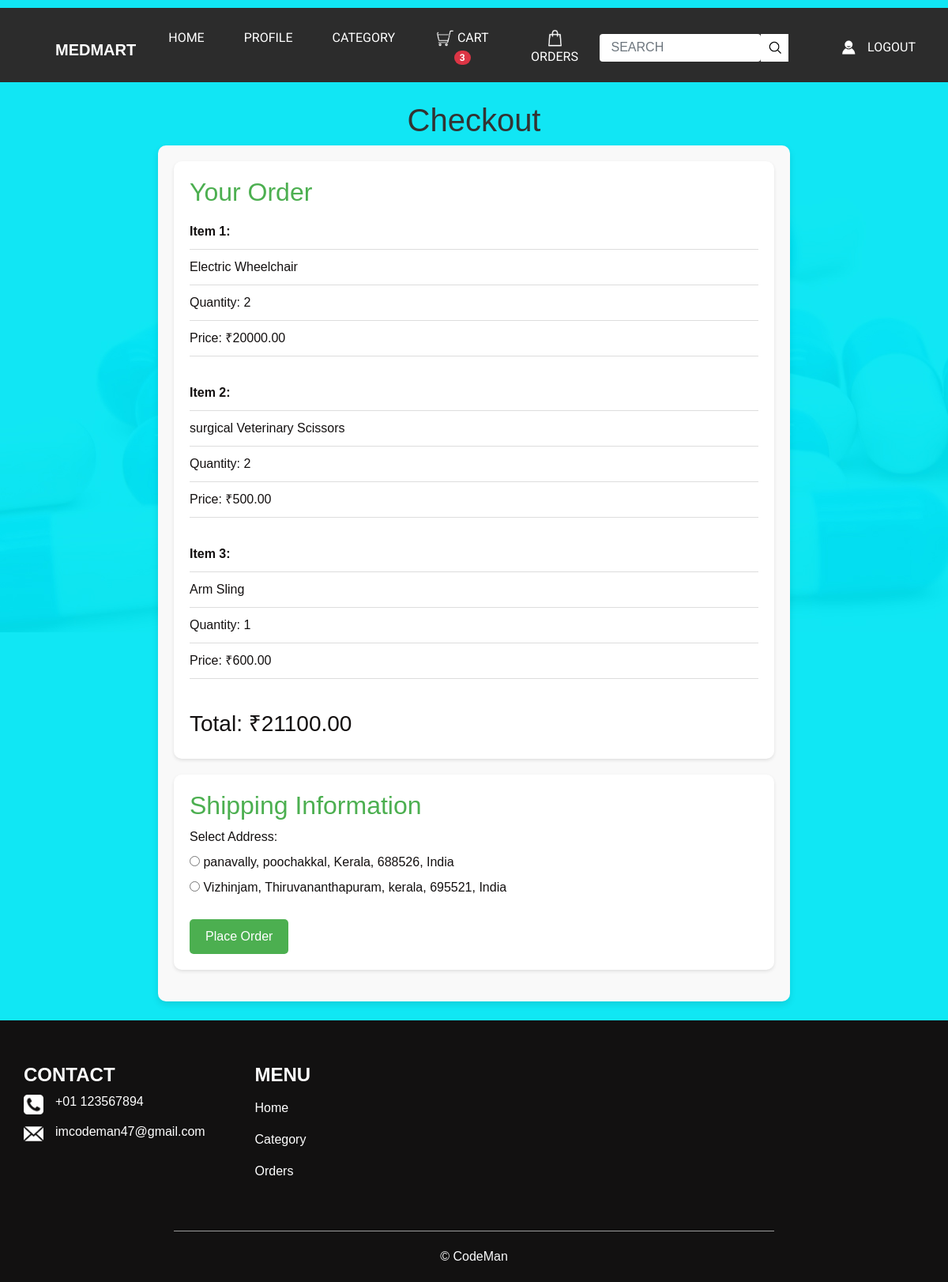
Page /checkout (signed in) on the committed database.
### store/models.py (models this page shows, shortened)
class CartItem(models.Model):
    user = models.ForeignKey(User, on_delete=models.CASCADE,null=True)
    product = models.ForeignKey(Product, on_delete=models.CASCADE,null=True)
    quantity = models.PositiveIntegerField(default=1,null=True)
    def total_price(self):
        return self.product.price * self.quantity

class Product(models.Model):
    category = models.ForeignKey(Category, on_delete=models.CASCADE, related_name='products', null=True)
    name = models.CharField(max_length=255, null=True)
    description = models.TextField(null=True)
    price = models.DecimalField(max_digits=10, decimal_places=2, null=True)
    image = models.ImageField(upload_to='images/', blank=True, null=True)
    created_at = models.DateTimeField(auto_now_add=True, null=True)
    updated_at = models.DateTimeField(auto_now=True,null=True)

### store/views.py (the view)
# urls.py: path('checkout',store.views.checkout, name='checkout'),
def checkout(request):
    cart_items = CartItem.objects.filter(user=request.user)
    total_price = sum(item.total_price() for item in cart_items)
    if request.method == 'POST':
        form = CheckoutForm(request.POST, user=request.user)  # Pass user to form
        if form.is_valid():
            selected_address = form.cleaned_data['address']
            order = Order.objects.create(
                user=request.user,
                address=selected_address,
                total_price=total_price,
            )
            for cart_item in cart_items:
                OrderItem.objects.create(
                    order=order,
                    product=cart_item.product,
                    quantity=cart_item.quantity,
                    total_price=cart_item.total_price(),
                )
            cart_items.delete()
            subject = 'Your Order Invoice - MEDMART'
            html_content = render_to_string('extt/order_invoice.html', {
                'user': request.user,
                'order': order,
                'cart_items': CartItem.objects.filter(user=request.user),  # Re-fetch cart items after clearing the cart
                'total_price': total_price,
            })
            recipient_email = request.user.email
            email = EmailMessage(
                subject=subject,
                body=html_content,
                from_email=settings.DEFAULT_FROM_EMAIL,
                to=[recipient_email],
            )
            email.content_subtype = 'html'  # Specify that the email content is HTML
            email.send(fail_silently=False)
            return redirect('order_success')
    else:
        form = CheckoutForm(user=request.user)
    return render(request, 'extt/checkout.html', {
        'cart_items': cart_items,
        'total_price': total_price,
        'form': form,
    })

### store/forms.py
class CheckoutForm(forms.Form):
    address = forms.ModelChoiceField(
        queryset=Address.objects.none(),
        required=True,
        label="Select Address",
        widget=forms.RadioSelect,
    )
    def __init__(self, *args, **kwargs):
        user = kwargs.pop('user', None)
        super().__init__(*args, **kwargs)
        if user:
            self.fields['address'].queryset = Address.objects.filter(user=user)

### store/context_processors.py (called while the page is built)
def cart_item_count(request):
    if request.user.is_authenticated:
        cart_items_count = CartItem.objects.filter(user=request.user).count()
    else:
        cart_items_count = 0
    return {'cart_items_count': cart_items_count}

### store/models.py (called while the page is built)
    def __str__(self):
        return f"{self.address_line}, {self.city}, {self.state}, {self.postal_code}, {self.country}"

### templates/extt/checkout.html (shortened to what this page needs)
{% load static %}
<!DOCTYPE html>
<html>
<head>
  <link rel="stylesheet" type="text/css"
    href="https://cdnjs.cloudflare.com/ajax/libs/OwlCarousel2/2.1.3/assets/owl.carousel.min.css" />
  <link rel="stylesheet" href="https://cdnjs.cloudflare.com/ajax/libs/font-awesome/4.7.0/css/font-awesome.min.css">
  <link rel="stylesheet" type="text/css" href="{% static 'extt/css/bootstrap.css' %}" />
  <link href="{% static 'extt/css/style.css' %}" rel="stylesheet" />
  <link href="{% static 'extt/css/responsive.css' %}" rel="stylesheet" />
  <link rel="stylesheet" href="{% static 'extt/css/checkout.css' %}">
</head>
<body>
  <div class="hero_area">
    <header class="header_section">
      <div class="container">
        <div class="top_contact-container">
        </div>
      </div>
      <div class="container-fluid">
        <nav class="navbar navbar-expand-lg custom_nav-container pt-3">
          <a class="navbar-brand" href="{% url 'user_home' %}">
            <span>
              MEDMART
            </span>
          </a>
          <div class="collapse navbar-collapse" id="navbarSupportedContent">
            <div class="d-flex  flex-column flex-lg-row align-items-center w-100 justify-content-between">
              <ul class="navbar-nav  ">
                <li class="nav-item active">
                  <a class="nav-link" href="{% url 'user_home' %}"> Home <span class="sr-only">(current)</span></a>
                </li>
                <li class="nav-item">
                  <a class="nav-link" href="{% url 'user_profile' username=request.user.username %}">Profile </a>
                </li>
                <li class="nav-item">
                  <a class="nav-link" href="{% url 'user_category' %}"> category</a>
                </li>
                <li class="nav-item">
                  <a class="nav-link" href="{% url 'cart' %}">
                      <img src="{% static 'extt/images/cart.png' %}" alt="Cart" style="width: 23px; height: auto;">
                      Cart
                      {% if cart_items_count > 0 %}
                          <span class="badge badge-pill badge-danger">{{ cart_items_count }}</span>
                      {% endif %}
                  </a>
              </li>
                <li class="nav-item">
                  <a class="nav-link" href="{% url 'order_history' %}"><img src="{% static 'extt/images/orders.png' %}" alt="Logo" style="width: 23px; height: auto;">Orders</a>
              </li>
              </ul>
              <form class="form-inline" method="GET" action="{% url 'search' %}">
                <input type="search" name="query" id="search-input" placeholder="Search" class="form-control">
                <button class="btn my-2 my-sm-0 nav_search-btn" type="submit"></button>
            </form>
            <div class="login_btn-contanier ml-0 ml-lg-5">
                <a class="nav-link" href="{% url 'logout' %}">
                  <img src="{% static 'extt/images/user.png' %}" alt="">
                  <span>
                    Logout
                  </span>
                </a>
              </div>
            </div>
          </div>
        </nav>
      </div>
    </header><br>
    <h1><center>Checkout</center></h1>
    <section class="checkout">
        <div class="order-summary">
            <h2>Your Order</h2>
            <ul class="order-items">
                {% for item in cart_items %}
                    <li><b>Item {{ forloop.counter }}:</b></li>
                    <li>{{ item.product.name }}</li>
                    <li>Quantity: {{ item.quantity }}</li>
                    <li>Price: ₹{{ item.total_price }}</li><br>
                {% endfor %}
            </ul>
            <h3>Total: ₹{{ total_price }}</h3>
        </div>
        <div class="shipping-info">
            <h2>Shipping Information</h2>
            {% if form.address.field.choices|length > 0 %}
                <form method="POST">
                    <label for="id_address">Select Address:</label>
                    {{ form.address }}
                    <button type="submit" class="checkout-btn">Place Order</button>
                </form>
            {% else %}
                <p>No saved addresses found. Please add an address to proceed with your order.</p>
                <p><strong> Add New Addres </strong><a href="{% url 'add_new_address' %}" class=""><img src="{% static 'extt/images/add.png' %}" alt="" style="width: 30px; height: auto;"></a></p><br>
            {% endif %}
        </div>
    </section>
    <br>
  <section class="info_section layout_padding2">
    <div class="container">
      <div class="row">
        <div class="col-md-3">
          <div class="info_contact">
            <h4>
              Contact
            </h4>
            <div class="box">
              <div class="img-box">
                <img src="{% static 'extt/images/telephone-symbol-button.png' %}" alt="">
              </div>
              <div class="detail-box">
                <h6>
                  +01 123567894
                </h6>
              </div>
            </div>
            <div class="box">
              <div class="img-box">
                <img src="{% static 'extt/images/email.png' %}" alt="">
              </div>
              <div class="detail-box">
                <h6>
                  imcodeman47@gmail.com
                </h6>
              </div>
            </div>
          </div>
        </div>
        <div class="col-md-3">
          <div class="info_menu">
            <h4>
              Menu
            </h4>
            <ul class="navbar-nav  ">
              <li class="nav-item active">
                <a class="nav-link" href="{% url 'user_home' %}">Home <span class="sr-only">(current)</span></a>
              </li>
              <li class="nav-item">
                <a class="nav-link" href="{% url 'user_category' %}"> Category</a>
              </li>
              <li class="nav-item">
                <a class="nav-link" href="{% url 'order_history' %}"> Orders</a>
              </li>
            </ul>
          </div>
        </div>
      </div>
    </div>
  </section>
  <section class="container-fluid footer_section">
    <p>
      &copy; CodeMan
    </p>
  </section>
</body>
</html>

### static/extt/css/style.css (style rules this page uses)
body { font-family: "Poppins", sans-serif; color: #000000; background-color: #ffffff; }
.layout_padding2 { padding: 55px 0; }
.hero_area { height: 100vh; background-image: url(../images/hero-bg.jpg); }
.header_section .top_contact-container { display: -webkit-box; display: -ms-flexbox; display: flex; -webkit-box-pack: justify; -ms-flex-pack: justify; justify-content: space-between; padding: 5px 0; font-family: 'Roboto', sans-serif; }
.header_section .container-fluid { background-color: #2c2c2c; }
.header_section .container-fluid { padding-right: 25px; padding-left: 25px; }
.custom_nav-container.navbar-expand-lg .navbar-nav .nav-link { padding: 10px 25px; color: #ffffff; text-align: center; text-transform: uppercase; font-family: 'Roboto', sans-serif; }
a, a:hover, a:focus { text-decoration: none; }
.btn, .btn:focus { outline: none !important; -webkit-box-shadow: none; box-shadow: none; }
.navbar-brand, .navbar-brand:hover { text-transform: uppercase; font-weight: bold; font-size: 24px; color: #fafcfd; }
.custom_nav-container .nav_search-btn { background-image: url(../images/search-icon.png); background-size: 18px; background-repeat: no-repeat; background-position: center; width: 35px; height: 35px; padding: 0; border: none; border-radius: 0; }
.login_btn-contanier a { text-transform: uppercase; color: #ffffff; display: -webkit-box; display: -ms-flexbox; display: flex; -webkit-box-align: center; -ms-flex-align: center; align-items: center; font-family: 'Roboto', sans-serif; }
.login_btn-contanier a img { margin-right: 15px; }
.navbar-brand { display: -webkit-box; display: -ms-flexbox; display: flex; -webkit-box-align: center; -ms-flex-align: center; align-items: center; }
.navbar-brand span { font-size: 20px; font-weight: 700; color: #ffffff; margin-top: 5px; }
.custom_nav-container { z-index: 99999; padding: 10px 0; }
.custom_nav-container .form-inline { -webkit-box-flex: 1; -ms-flex-positive: 1; flex-grow: 1; -ms-flex-wrap: nowrap; flex-wrap: nowrap; }
.custom_nav-container .form-inline input { width: 84%; border: none; outline: none; padding: 4px; padding-left: 15px; text-transform: uppercase; height: 35px; background-color: #ffffff; }
.custom_nav-container .form-inline button { background-color: #ffffff; }
.info_section { background-color: #121111; color: #ffffff; }
.info_section h4 { text-transform: uppercase; font-weight: bold; }
.info_section .info_contact .box { margin: 10px 0; display: -webkit-box; display: -ms-flexbox; display: flex; }
.info_section .info_contact .box .img-box { margin-right: 15px; }
.info_section .info_contact .box .img-box img { width: 25px; }
.info_section .info_menu .navbar-nav .nav-item .nav-link { color: #ffffff; }
.footer_section { background-color: #121111; font-weight: 500; }
.footer_section p { color: #fbfcfd; margin: 0; text-align: center; padding: 20px; border-top: 1px solid #9b9b9b; width: 65%; margin: 0 auto; }

### static/extt/css/responsive.css (style rules this page uses)
@media (min-width: 1200px) { .container { max-width: 1170px; } }

### static/extt/css/checkout.css (style rules this page uses)
* { margin: 0; padding: 0; box-sizing: border-box; }
body { font-family: Arial, sans-serif; background-color: #10e7f4; color: #131010; }
nav { display: flex; justify-content: space-between; align-items: center; background-color: #2c2c2c; padding: 20px; color: white; }
.checkout { max-width: 800px; margin: 0 auto; padding: 20px; background-color: #f9f9f9; border-radius: 10px; box-shadow: 0 4px 8px rgba(0, 0, 0, 0.1); }
.order-summary, .shipping-info { background-color: #fff; padding: 20px; margin-bottom: 20px; border-radius: 10px; box-shadow: 0 2px 4px rgba(0, 0, 0, 0.1); }
.order-items { list-style: none; padding: 0; }
.order-items li { padding: 10px 0; border-bottom: 1px solid #ddd; }
h1 { margin-top: 0; color: #333; }
h2 { color: #4CAF50; }
.checkout-btn { display: inline-block; padding: 12px 24px; background-color: #4CAF50; color: #fff; border: none; border-radius: 5px; text-align: center; cursor: pointer; font-size: 16px; transition: background-color 0.3s ease; }

### templates/extt/checkout.html (style rules this page uses)
.checkout-btn { display: inline-block; padding: 10px 20px; background-color: #4CAF50; color: #fff; text-align: center; text-decoration: none; border-radius: 5px; margin-top: 20px; }

### rows in the picture
CartItem: product.name "Electric Wheelchair", quantity "2", total_price "20000.00"
CartItem: product.name "surgical Veterinary Scissors", quantity "2", total_price "500.00"
CartItem: product.name "Arm Sling", quantity "1", total_price "600.00"

### other values in the picture
{{ cart_items_count }} "3"
{{ total_price }} "21100.00"
